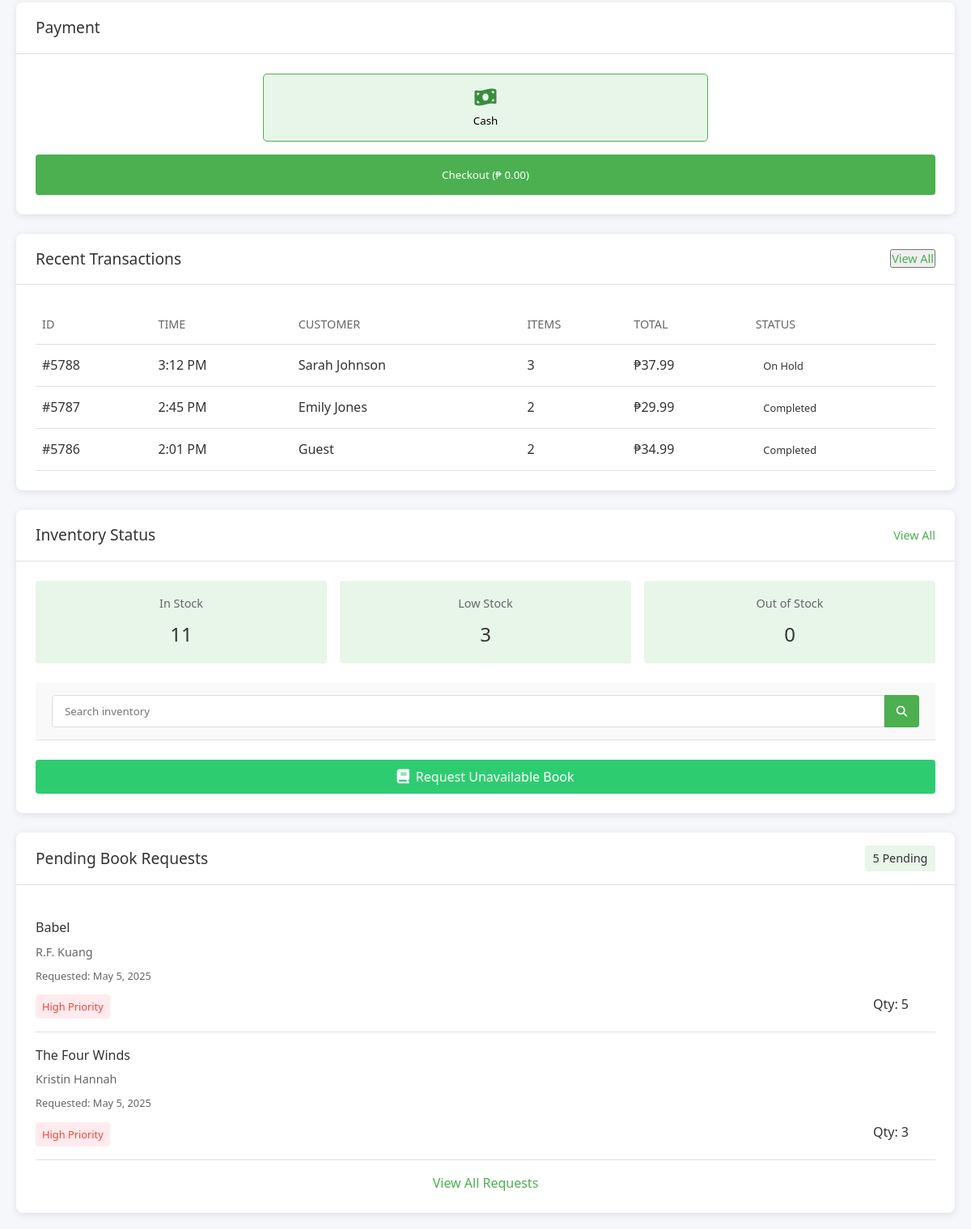
/index.php (signed in, lower part), run on an earlier commit of the app's database.
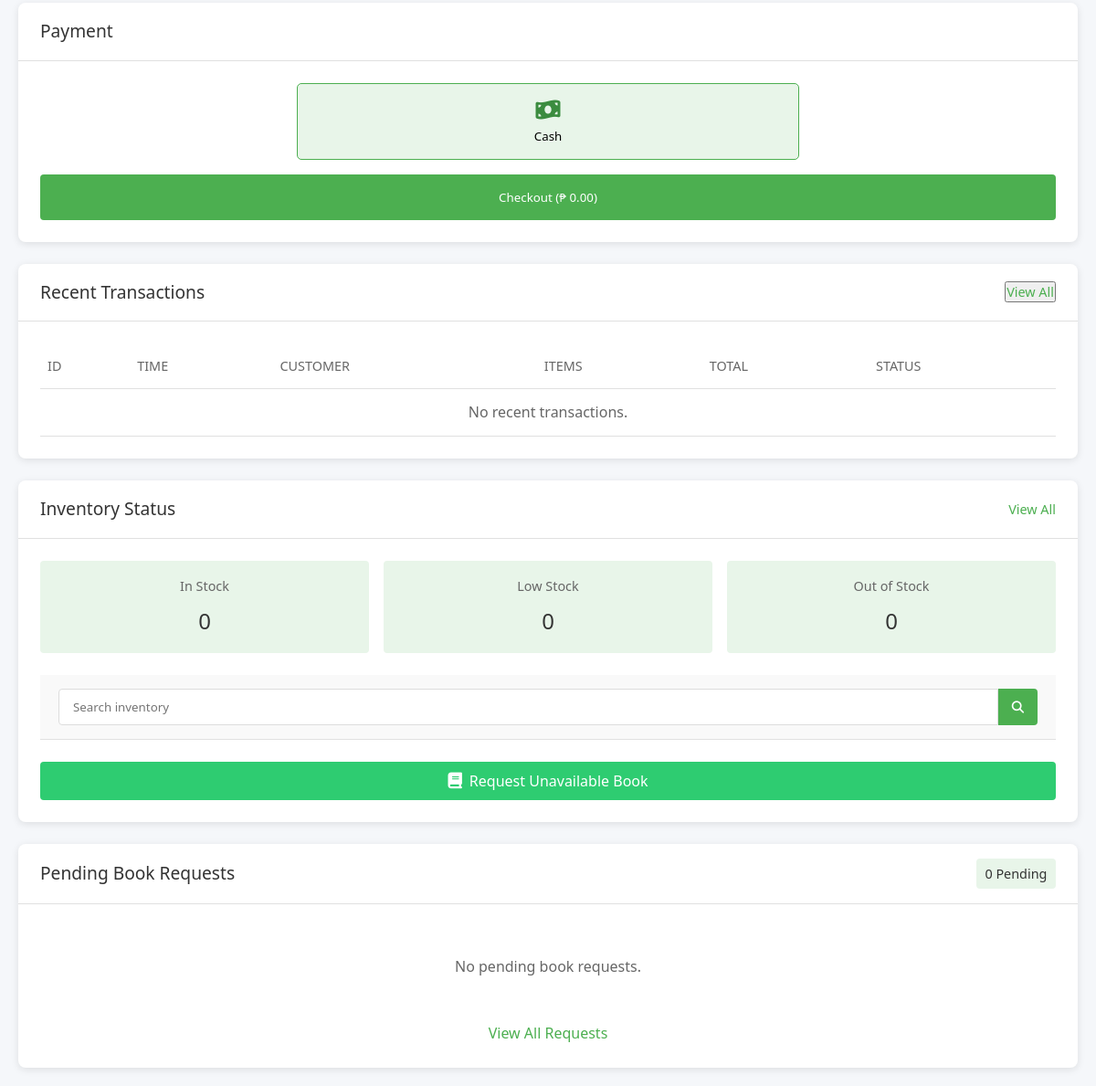
And on a later commit of the database.
### tables this page shows
CREATE TABLE `transactions` (
  `transaction_id` int(11) NOT NULL AUTO_INCREMENT,
  `customer_id` int(11) DEFAULT NULL,
  `user_id` int(11) NOT NULL,
  `status` enum('completed','on_hold','cancelled') NOT NULL DEFAULT 'completed',
  `payment_method` enum('credit_card','cash','paypal','other') NOT NULL,
  `subtotal` decimal(10,2) NOT NULL,
  `tax` decimal(10,2) NOT NULL,
  `discount` decimal(10,2) NOT NULL DEFAULT 0.00,
  `total` decimal(10,2) NOT NULL,
  `transaction_date` timestamp NOT NULL DEFAULT current_timestamp(),
  PRIMARY KEY (`transaction_id`),
  KEY `customer_id` (`customer_id`),
  KEY `user_id` (`user_id`),
  KEY `idx_transaction_date` (`transaction_date`),
  KEY `idx_transaction_status` (`status`),
  CONSTRAINT `transactions_ibfk_1` FOREIGN KEY (`customer_id`) REFERENCES `customers` (`customer_id`) ON DELETE SET NULL,
  CONSTRAINT `transactions_ibfk_2` FOREIGN KEY (`user_id`) REFERENCES `users` (`user_id`)
);

CREATE TABLE `customers` (
  `customer_id` int(11) NOT NULL AUTO_INCREMENT,
  `name` varchar(255) NOT NULL,
  `email` varchar(255) DEFAULT NULL,
  `phone` varchar(20) DEFAULT NULL,
  `created_at` timestamp NOT NULL DEFAULT current_timestamp(),
  `updated_at` timestamp NOT NULL DEFAULT current_timestamp() ON UPDATE current_timestamp(),
  PRIMARY KEY (`customer_id`),
  UNIQUE KEY `email` (`email`),
  KEY `idx_customer_name` (`name`)
);

CREATE TABLE `book_requests` (
  `request_id` int(11) NOT NULL AUTO_INCREMENT,
  `title` varchar(255) NOT NULL,
  `author` varchar(255) DEFAULT NULL,
  `requested_by` varchar(255) NOT NULL,
  `request_date` timestamp NOT NULL DEFAULT current_timestamp(),
  `priority` enum('low','medium','high') NOT NULL DEFAULT 'medium',
  `quantity` int(11) NOT NULL DEFAULT 1,
  `status` enum('pending','ordered','fulfilled','cancelled') NOT NULL DEFAULT 'pending',
  PRIMARY KEY (`request_id`)
);

### models/Transaction.php (called while the page is built, shortened)
<?php
class Transaction {
    private $conn;
    private $table_name = "transactions";
    public function __construct($db) {
        $this->conn = $db;
    }
    public function getRecent($limit = 10) {
        $query = "SELECT t.transaction_id, t.transaction_date, c.name as customer_name,
                 COUNT(ti.item_id) as item_count, t.total, t.status
                 FROM " . $this->table_name . " t
                 LEFT JOIN customers c ON t.customer_id = c.customer_id
                 LEFT JOIN transaction_items ti ON t.transaction_id = ti.transaction_id
                 GROUP BY t.transaction_id
                 ORDER BY t.transaction_date DESC
                 LIMIT " . $limit;
        $stmt = $this->conn->prepare($query);
        $stmt->execute();
        return $stmt;
    }
}
?>

### models/BookRequest.php (called while the page is built, shortened)
<?php
class BookRequest {
    private $conn;
    private $table_name = "book_requests";
    public function __construct($db) {
        $this->conn = $db;
    }
    public function countPending() {
        $query = "SELECT COUNT(*) as count FROM " . $this->table_name . " WHERE status = 'pending'";
        $stmt = $this->conn->prepare($query);
        $stmt->execute();
        $row = $stmt->fetch(PDO::FETCH_ASSOC);
        return $row['count'];
    }
}
?>

### pages/pos.php (the view, shortened to what the changed rows need)
<?php
$transaction = new Transaction($db);
try {
    $inventory_query = "SELECT
        SUM(CASE WHEN stock_qty > low_stock_threshold THEN 1 ELSE 0 END) as in_stock,
        SUM(CASE WHEN stock_qty <= low_stock_threshold AND stock_qty > 0 THEN 1 ELSE 0 END) as low_stock,
        SUM(CASE WHEN stock_qty = 0 THEN 1 ELSE 0 END) as out_of_stock
        FROM books";
    $stmt = $db->prepare($inventory_query);
    $stmt->execute();
    $inventory_stats = $stmt->fetch(PDO::FETCH_ASSOC);
    $inventory_stats['in_stock'] = $inventory_stats['in_stock'] ?? 0;
    $inventory_stats['low_stock'] = $inventory_stats['low_stock'] ?? 0;
    $inventory_stats['out_of_stock'] = $inventory_stats['out_of_stock'] ?? 0;
} catch (PDOException $e) {
    echo "Inventory query error: " . $e->getMessage();
    $inventory_stats = [
        'in_stock' => 0,
        'low_stock' => 0,
        'out_of_stock' => 0
    ];
}
try {
    $book_requests = new BookRequest($db);
    $requests_query = "SELECT * FROM book_requests
                      WHERE status = 'pending'
                      ORDER BY
                        CASE priority
                            WHEN 'high' THEN 1
                            WHEN 'medium' THEN 2
                            WHEN 'low' THEN 3
                        END,
                        request_date DESC
                      LIMIT 2";
    $stmt = $db->prepare($requests_query);
    $stmt->execute();
    $book_requests_list = $stmt->fetchAll(PDO::FETCH_ASSOC);
    $pending_count = $book_requests->countPending();
} catch (PDOException $e) {
    $book_requests_list = [];
    $pending_count = 0;
    $high_priority_count = 0;
}
try {
    $recent_transactions = $transaction->getRecent(3);
    $recent_transactions_list = [];
    while ($row = $recent_transactions->fetch(PDO::FETCH_ASSOC)) {
        $recent_transactions_list[] = $row;
    }
} catch (PDOException $e) {
    $recent_transactions_list = [];
}
?>
<section id="pos" class="tab-content active">
    <div class="container">
        <div class="left-column">
            <div class="card">
                <div class="card-header">
                    <h2>Payment</h2>
                </div>
                <div class="card-body">
                    <div class="payment-options">
                        <button class="payment-btn active" data-method="cash">
                            <i class="fas fa-money-bill-wave"></i>
                            <span>Cash</span>
                        </button>
                    </div>
                    <div class="action-buttons">
                        <button id="checkout-btn" class="btn-primary">Checkout (₱ 0.00)</button>
                    </div>
                </div>
            </div>
            <div class="card">
                <div class="card-header">
                    <h2>Recent Transactions</h2>
                    <button id="view-all-transactions-btn" class="view-all">View All</button>
                </div>
                <div class="card-body">
                    <table class="transactions-table">
                        <thead>
                            <tr>
                                <th>ID</th>
                                <th>TIME</th>
                                <th>CUSTOMER</th>
                                <th>ITEMS</th>
                                <th>TOTAL</th>
                                <th>STATUS</th>
                            </tr>
                        </thead>
                        <tbody>
                            <?php if (empty($recent_transactions_list)): ?>
                                <tr>
                                    <td colspan="6" class="no-data">No recent transactions.</td>
                                </tr>
                            <?php else: ?>
                                <?php foreach ($recent_transactions_list as $trans): ?>
                                    <tr>
                                        <td>#<?php echo $trans['transaction_id']; ?></td>
                                        <td><?php echo date('g:i A', strtotime($trans['transaction_date'])); ?></td>
                                        <td><?php echo $trans['customer_name'] ? htmlspecialchars($trans['customer_name']) : 'Guest'; ?></td>
                                        <td><?php echo $trans['item_count']; ?></td>
                                        <td><?php echo formatMoney($trans['total']); ?></td>
                                        <td><?php echo getStatusBadge($trans['status']); ?></td>
                                    </tr>
                                <?php endforeach; ?>
                            <?php endif; ?>
                        </tbody>
                    </table>
                </div>
            </div>
        </div>
        <div class="right-column">
            <div class="card">
                <div class="card-header">
                    <h2>Inventory Status</h2>
                    <a href="index.php?tab=inventory" class="view-all">View All</a>
                </div>
                <div class="card-body">
                    <div class="inventory-stats">
                        <div class="stat-box">
                            <span class="stat-label">In Stock</span>
                            <span class="stat-value"><?php echo number_format($inventory_stats['in_stock']); ?></span>
                        </div>
                        <div class="stat-box">
                            <span class="stat-label">Low Stock</span>
                            <span class="stat-value"><?php echo number_format($inventory_stats['low_stock']); ?></span>
                        </div>
                        <div class="stat-box">
                            <span class="stat-label">Out of Stock</span>
                            <span class="stat-value"><?php echo number_format($inventory_stats['out_of_stock']); ?></span>
                        </div>
                    </div>
                    <div class="search-inventory">
                        <input type="text" id="inventory-search" placeholder="Search inventory">
                        <button id="search-inventory-btn"><i class="fas fa-search"></i></button>
                    </div>
                    <button class="request-book-btn">
                        <i class="fas fa-book"></i>
                        Request Unavailable Book
                    </button>
                </div>
            </div>
            <div class="card">
                <div class="card-header">
                    <h2>Pending Book Requests</h2>
                    <span class="pending-count"><?php echo $pending_count; ?> Pending</span>
                </div>
                <div class="card-body">
                    <?php if (empty($book_requests_list)): ?>
                        <div class="no-data">No pending book requests.</div>
                    <?php else: ?>
                        <?php foreach($book_requests_list as $request): ?>
                        <div class="book-request">
                            <div class="request-info">
                                <h3><?php echo htmlspecialchars($request['title']); ?></h3>
                                <p><?php echo htmlspecialchars($request['author']); ?></p>
                                <p class="request-date">Requested: <?php echo date('M j, Y', strtotime($request['request_date'])); ?></p>
                            </div>
                            <div class="request-details">
                                <span class="priority <?php echo $request['priority']; ?>-priority">
                                    <?php echo ucfirst($request['priority']); ?> <?php echo $request['priority'] === 'high' ? 'Priority' : ''; ?>
                                </span>
                                <span class="quantity">Qty: <?php echo $request['quantity']; ?></span>
                            </div>
                        </div>
                        <?php endforeach; ?>
                    <?php endif; ?>
                    <a href="index.php?tab=book_requests" class="view-all-btn">View All Requests</a>
                </div>
            </div>
        </div>
    </div>
</section>

### includes/functions.php (shortened to what the changed rows need)
<?php
function formatMoney($amount) {
    return '₱' . number_format($amount, 2);
}
function getStatusBadge($status) {
    $class = '';
    $label = ucfirst($status);
    switch ($status) {
        case 'completed':
            $class = 'success';
            break;
        case 'on_hold':
        case 'on-hold':
            $class = 'warning';
            $label = 'On Hold';
            break;
    }
    return '<span class="status ' . $class . '">' . $label . '</span>';
}
?>

What changed in the data, as far as the page shows it:
removed transactions: transaction_id "5788", transaction_date "3:12 PM", customer.name "Sarah Johnson", item_count "3", total "₱37.99", status "On Hold"
removed transactions: transaction_id "5787", transaction_date "2:45 PM", customer.name "Emily Jones", item_count "2", total "₱29.99", status "Completed"
removed transactions: transaction_id "5786", transaction_date "2:01 PM", shows "Guest", item_count "2", total "₱34.99", status "Completed"
removed book_requests: title "Babel", author "R.F. Kuang", request_date "May 5, 2025", priority "High", shows "Priority", quantity "5"
removed book_requests: title "The Four Winds", author "Kristin Hannah", request_date "May 5, 2025", priority "High", shows "Priority", quantity "3"
Also different on the page:
$inventory_stats['in_stock']: "11" → "0"
$inventory_stats['low_stock']: "3" → "0"
$pending_count: "5" → "0"
text now shown: "No recent transactions. No pending book requests."
